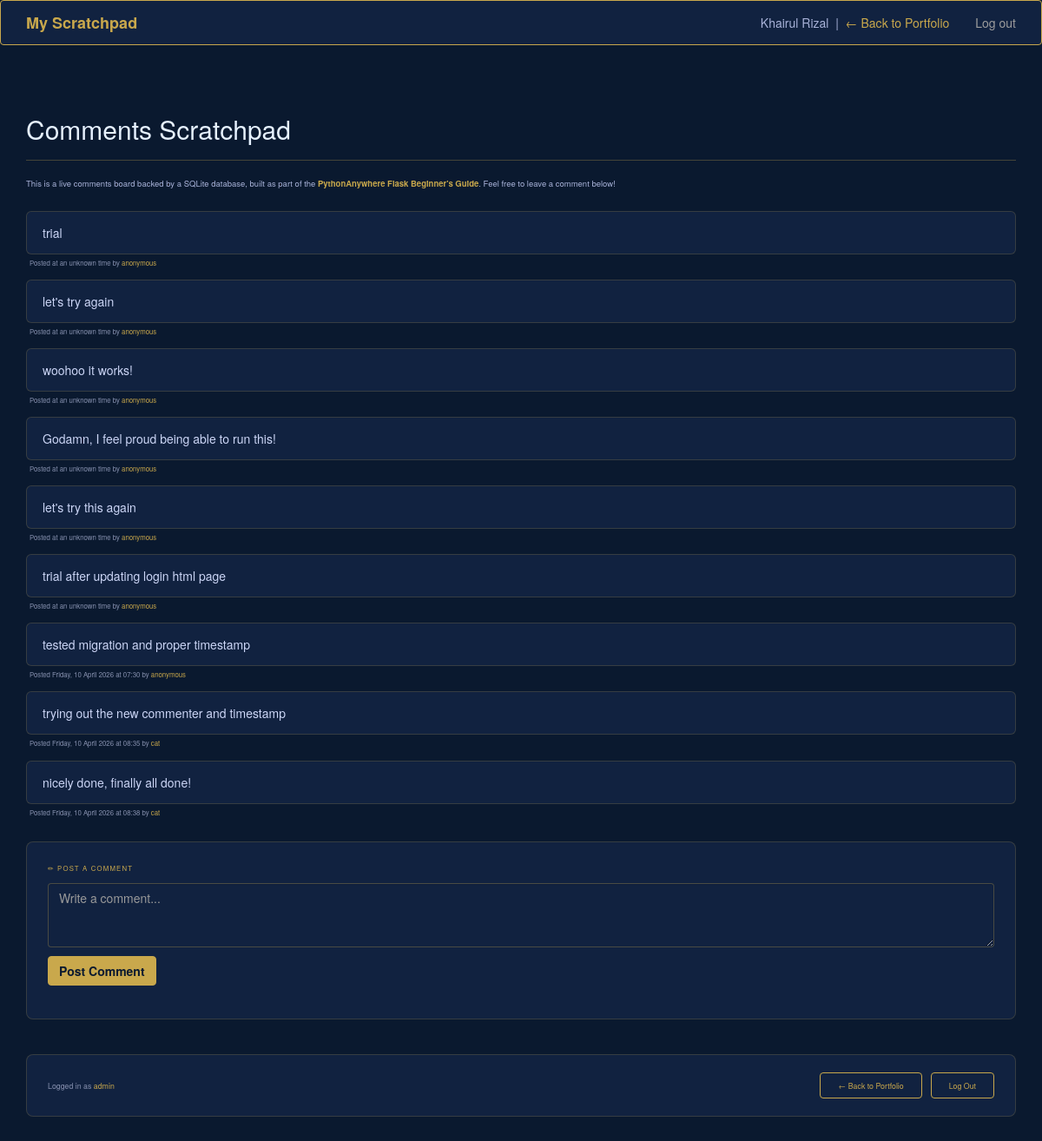
Page /scratchpad (signed in) on the committed database.
### flask_app.py (models this page shows, shortened)
class Comment(db.Model):
    __tablename__ = "comments"
    id = db.Column(db.Integer, primary_key=True)
    content = db.Column(db.String(4096))
    posted = db.Column(db.DateTime, default=datetime.now)
    commenter_id = db.Column(db.Integer, db.ForeignKey('users.id'), nullable=True)
    commenter = db.relationship('User', foreign_keys=commenter_id)

class User(UserMixin, db.Model):
    __tablename__ = "users"
    id = db.Column(db.Integer, primary_key=True)
    username = db.Column(db.String(128), unique=True, nullable=False)
    password_hash = db.Column(db.String(256), nullable=False)

### flask_app.py (the view, shortened to what this page needs)
@app.route("/scratchpad", methods=["GET", "POST"])
def index():
    if request.method == "GET":
        return render_template("main_page.html", comments=Comment.query.all())

### flask_app.py (called while the page is built)
@login_manager.user_loader
def load_user(user_id):
    return User.query.get(int(user_id))

### templates/main_page.html (shortened to what this page needs)
<html>
    <head>
        <link rel="stylesheet" href="https://maxcdn.bootstrapcdn.com/bootstrap/3.3.5/css/bootstrap.min.css">
    </head>
    <body>
        <nav class="navbar navbar-inverse">
            <div class="container">
                <div class="navbar-header">
                    <a class="navbar-brand" href="/scratchpad">My Scratchpad</a>
                </div>
                <ul class="nav navbar-nav navbar-right">
                    {% if current_user.is_authenticated %}
                        <li><a href="{{ url_for('logout') }}">Log out</a></li>
                    {% else %}
                        <li><a href="{{ url_for('login') }}">Log in</a></li>
                    {% endif %}
                </ul>
                <div class="navbar-text navbar-right" style="margin-right: 15px;">
                    Khairul Rizal &nbsp;|&nbsp;
                    <a href="/">← Back to Portfolio</a>
                </div>
            </div>
        </nav>
        <div class="container" style="margin-top: 40px;">
            <div class="page-header">
                <h2>Comments Scratchpad</h2>
            </div>
            <p class="intro-text">
                This is a live comments board backed by a SQLite database, built as part of the
                <strong style="color:#c9a84c;">PythonAnywhere Flask Beginner's Guide</strong>.
                Feel free to leave a comment below!
            </p>
            {% for comment in comments %}
            <div class="comment-box">
                {{ comment.content }}
            </div>
            <div class="comment-meta">
                Posted
                {% if comment.posted %}
                    {{ comment.posted.strftime("%A, %d %B %Y at %H:%M") }}
                {% else %}
                    at an unknown time
                {% endif %}
                by
                {% if comment.commenter %}
                    <span>{{ comment.commenter.username }}</span>
                {% else %}
                    <span>anonymous</span>
                {% endif %}
            </div>
            {% endfor %}
            {% if current_user.is_authenticated %}
            <div class="comment-form-section">
                <p class="comment-form-title">✏ Post a Comment</p>
                <form action="/scratchpad" method="POST">
                    <textarea class="form-control" name="contents" rows="3" placeholder="Write a comment..."></textarea>
                    <input type="submit" class="btn btn-success" value="Post Comment">
                </form>
            </div>
            {% endif %}
            {% if current_user.is_authenticated %}
            <div class="action-bar">
                <div class="action-bar-text">
                    Logged in as <span>{{ current_user.username }}</span>
                </div>
                <div class="action-bar-buttons">
                    <a href="/" class="btn-outline-gold">← Back to Portfolio</a>
                    <a href="{{ url_for('logout') }}" class="btn-outline-gold">Log Out</a>
                </div>
            </div>
            {% endif %}
        </div>
    </body>
</html>

### templates/main_page.html (style rules this page uses)
body { background-color: #0a192f; color: #a8b2d8; }
.navbar-inverse { background-color: #112240; border-color: #c9a84c; }
.navbar-brand { color: #c9a84c !important; font-weight: bold; }
.navbar-text { color: #a8b2d8 !important; }
.navbar-text a { color: #c9a84c !important; }
.comment-box { background: #112240; border: 1px solid rgba(201,168,76,0.2); border-radius: 6px; padding: 14px 18px; margin-bottom: 4px; color: #ccd6f6; }
.comment-meta { font-size: 0.78rem; color: #8892b0; margin-bottom: 14px; padding-left: 4px; }
.comment-meta span { color: #c9a84c; }
textarea.form-control { background: #112240; color: #ccd6f6; border-color: rgba(201,168,76,0.3); }
.btn-success { background-color: #c9a84c; border-color: #c9a84c; color: #0a192f; font-weight: bold; margin-top: 10px; }
.btn-outline-gold { background: transparent; border: 1px solid #c9a84c; color: #c9a84c; border-radius: 4px; padding: 8px 20px; font-size: 0.88rem; text-decoration: none; display: inline-block; transition: all 0.2s; }
.page-header { color: #e6f1ff; border-bottom-color: rgba(201,168,76,0.3); }
.intro-text { font-size: 0.95rem; margin-bottom: 24px; }
.action-bar { margin-top: 40px; margin-bottom: 40px; padding: 20px 24px; background: #112240; border: 1px solid rgba(201,168,76,0.2); border-radius: 8px; display: flex; align-items: center; justify-content: space-between; flex-wrap: wrap; gap: 12px; }
.action-bar-text { font-size: 0.88rem; color: #8892b0; }
.action-bar-text span { color: #c9a84c; font-weight: 500; }
.action-bar-buttons { display: flex; gap: 10px; flex-wrap: wrap; }
.comment-form-section { margin-top: 28px; padding: 24px; background: #112240; border: 1px solid rgba(201,168,76,0.2); border-radius: 8px; }
.comment-form-title { font-size: 0.78rem; letter-spacing: 0.15em; text-transform: uppercase; color: #c9a84c; margin-bottom: 12px; }

### rows in the picture
Comment: content "trial", shows "at an unknown time", shows "anonymous"
Comment: content "let's try again", shows "at an unknown time", shows "anonymous"
Comment: content "woohoo it works!", shows "at an unknown time", shows "anonymous"
Comment: content "Godamn, I feel proud being able to run this!", shows "at an unknown time", shows "anonymous"
Comment: content "let's try this again", shows "at an unknown time", shows "anonymous"
Comment: content "trial after updating login html page", shows "at an unknown time", shows "anonymous"
Comment: content "tested migration and proper timestamp", posted "Friday, 10 April 2026 at 07:30", shows "anonymous"
Comment: content "trying out the new commenter and timestamp", posted "Friday, 10 April 2026 at 08:35", commenter.username "cat"
Comment: content "nicely done, finally all done!", posted "Friday, 10 April 2026 at 08:38", commenter.username "cat"
User: username "admin"
